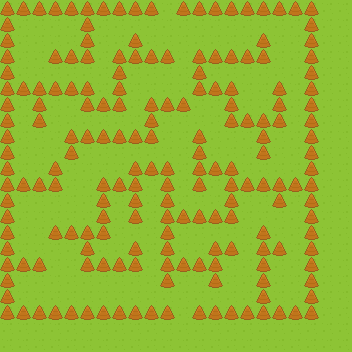

A 2D game scene composited from a Tiled map and its tileset images. What follows is a short description and the map's XML, with every tile layer's data as written:
An orthogonal 22x22 tile map with 16x16 px tiles, 2 tile layers (Tile Layer 1, Tile Layer 2).

<map version="1.0" orientation="orthogonal" renderorder="right-down" width="22" height="22" tilewidth="16" tileheight="16" nextobjectid="1">
 <tileset firstgid="1" name="roguelikeSheet_transparent" tilewidth="16" tileheight="16" spacing="4" tilecount="1767" columns="57">
  <image source="../Spritesheet/roguelikeSheet_transparent.png" width="1136" height="616" />
 </tileset>
 <layer name="Tile Layer 1" width="22" height="22">
  <data encoding="csv">
63,63,63,63,63,63,63,63,63,63,63,63,63,63,63,63,63,63,63,63,63,63,
63,63,63,63,63,63,63,63,63,63,63,63,63,63,63,63,63,63,63,63,63,63,
63,63,63,63,63,63,63,63,63,63,63,63,63,63,63,63,63,63,63,63,63,63,
63,63,63,63,63,63,63,63,63,63,63,63,63,63,63,63,63,63,63,63,63,63,
63,63,63,63,63,63,63,63,63,63,63,63,63,63,63,63,63,63,63,63,63,63,
63,63,63,63,63,63,63,63,63,63,63,63,63,63,63,63,63,63,63,63,63,63,
63,63,63,63,63,63,63,63,63,63,63,63,63,63,63,63,63,63,63,63,63,63,
63,63,63,63,63,63,63,63,63,63,63,63,63,63,63,63,63,63,63,63,63,63,
63,63,63,63,63,63,63,63,63,63,63,63,63,63,63,63,63,63,63,63,63,63,
63,63,63,63,63,63,63,63,63,63,63,63,63,63,63,63,63,63,63,63,63,63,
63,63,63,63,63,63,63,63,63,63,63,63,63,63,63,63,63,63,63,63,63,63,
63,63,63,63,63,63,63,63,63,63,63,63,63,63,63,63,63,63,63,63,63,63,
63,63,63,63,63,63,63,63,63,63,63,63,63,63,63,63,63,63,63,63,63,63,
63,63,63,63,63,63,63,63,63,63,63,63,63,63,63,63,63,63,63,63,63,63,
63,63,63,63,63,63,63,63,63,63,63,63,63,63,63,63,63,63,63,63,63,63,
63,63,63,63,63,63,63,63,63,63,63,63,63,63,63,63,63,63,63,63,63,63,
63,63,63,63,63,63,63,63,63,63,63,63,63,63,63,63,63,63,63,63,63,63,
63,63,63,63,63,63,63,63,63,63,63,63,63,63,63,63,63,63,63,63,63,63,
63,63,63,63,63,63,63,63,63,63,63,63,63,63,63,63,63,63,63,63,63,63,
63,63,63,63,63,63,63,63,63,63,63,63,63,63,63,63,63,63,63,63,63,63,
63,63,63,63,63,63,63,63,63,63,63,63,63,63,63,63,63,63,63,63,63,63,
63,63,63,63,63,63,63,63,63,63,63,63,63,63,63,63,63,63,63,63,63,63
</data>
 </layer>
 <layer name="Tile Layer 2" width="22" height="22">
  <data encoding="csv">
531,531,531,531,531,531,531,531,531,531,0,531,531,531,531,531,531,531,531,531,0,0,
531,0,0,0,0,531,0,0,0,0,0,0,0,0,0,0,0,0,0,531,0,0,
531,0,0,0,0,531,0,0,531,0,0,0,0,0,0,0,531,0,0,531,0,0,
531,0,0,531,531,531,0,531,531,531,531,0,531,531,531,531,531,0,0,531,0,0,
531,0,0,0,0,0,0,531,0,0,0,0,531,0,0,0,0,0,0,531,0,0,
531,531,531,531,531,531,0,531,0,0,0,0,531,531,531,0,0,531,0,531,0,0,
531,0,531,0,0,531,531,531,0,531,531,531,0,0,531,0,0,531,0,531,0,0,
531,0,531,0,0,0,0,0,0,531,0,0,0,0,531,531,531,531,0,531,0,0,
531,0,0,0,531,531,531,531,531,531,0,0,531,0,0,0,531,0,0,531,0,0,
531,0,0,0,531,0,0,0,0,0,0,0,531,0,0,0,531,0,0,531,0,0,
531,0,0,531,0,0,0,0,531,531,531,0,531,531,531,0,0,0,0,531,0,0,
531,531,531,531,0,0,531,531,531,0,531,0,531,0,531,531,531,531,531,531,0,0,
531,0,0,0,0,0,531,0,531,0,531,0,0,0,531,0,0,531,0,531,0,0,
531,0,0,0,0,0,531,0,531,0,531,531,531,531,531,0,0,0,0,531,0,0,
531,0,0,531,531,531,531,0,0,0,531,0,0,0,0,0,531,0,0,531,0,0,
531,0,0,0,0,531,0,0,531,0,531,0,0,531,531,0,531,531,0,531,0,0,
531,531,531,0,0,531,531,531,531,0,531,531,531,531,0,0,531,0,0,531,0,0,
531,0,0,0,0,0,0,0,0,0,531,0,0,531,0,0,531,0,0,531,0,0,
531,0,0,0,0,0,0,0,0,0,0,0,0,0,0,0,531,0,0,531,0,0,
531,531,531,531,531,531,531,531,531,531,531,0,531,531,531,531,531,531,531,531,0,0,
0,0,0,0,0,0,0,0,0,0,0,0,0,0,0,0,0,0,0,0,0,0,
0,0,0,0,0,0,0,0,0,0,0,0,0,0,0,0,0,0,0,0,0,0
</data>
 </layer>
</map>
